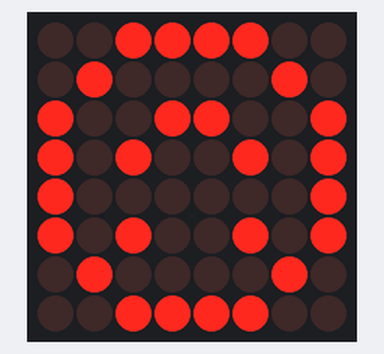
Simulated run of this sketch. Board: Arduino Uno, built with avr-gcc and run on an emulated ATmega328P. Parts: 8×8 LED matrix.

Above: at 0.1 s.
At 3.15 s:
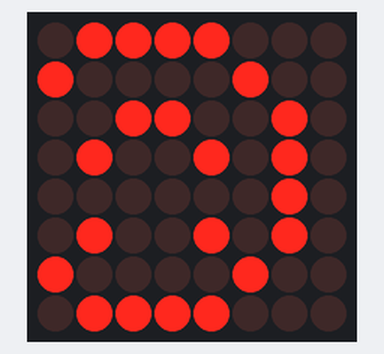
At 4.05 s:
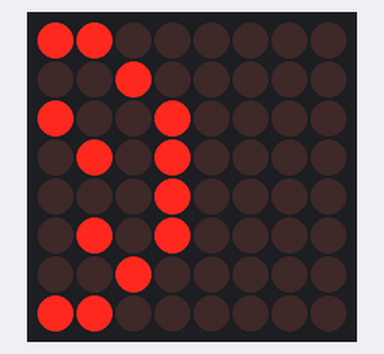
At 4.96 s:
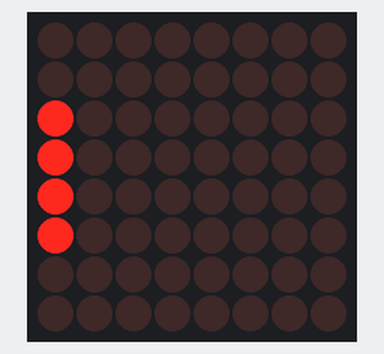

The sketch:

8x8_matrix_display_test1.ino
```cpp
#include <MaxMatrix.h>
int DIN = 7;   // DIN pin of MAX7219 module
int CLK = 6;   // CLK pin of MAX7219 module
int CS = 5;    // CS pin of MAX7219 module
int maxInUse = 1;
MaxMatrix m(DIN, CS, CLK, maxInUse);
char A[] = {4, 8,
            B01111110,
            B00010001,
            B00010001,
            B01111110,
           };
char B[] = {4, 8,
            B01111111,
            B01001001,
            B01001001,
            B00110110,
           };
char smile01[] = {8, 8,
                  B00111100,
                  B01000010,
                  B10010101,
                  B10100001,
                  B10100001,
                  B10010101,
                  B01000010,
                  B00111100
                 };
char smile02[] = {8,8,B00111100,
                  B01000010,
                  B10101001,
                  B10000101,
                  B10000101,
                  B10101001,
                  B01000010,
                  B00111100
                 };
char smile03[] = {8, 8,
                  B00111100,
                  B01000010,
                  B10100101,
                  B10010001,
                  B10010001,
                  B10100101,
                  B01000010,
                  B00111100
                 };
void setup() {
  m.init(); // MAX7219 initialization
  m.setIntensity(8);
   m.clear();
   m.writeSprite(0, 0, smile02);
   delay(3000);
  // initial led matrix intensity, 0-15
}
void loop() {
  m.clear();
  m.writeSprite(0, 0, smile02);
 for (int i=0; i<8; i++)
 {
    m.shiftLeft(false,false);
    //
    delay(300);
  }
  m.clear();
}
```

Measured:
- by itself, everything shown: repeats every 2.4 s, in 8 steps
